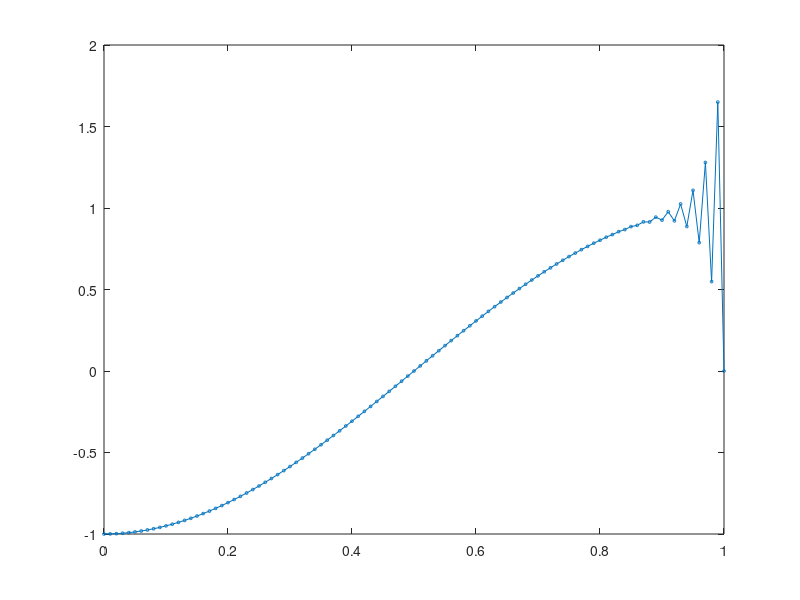

The MATLAB source for this figure:
%Define the problem parameters.
L = 1;
c = 1;
nu = 0.001;

V = 1; %No. of vertices = 1 due to linear interpolation.
E = 100; %No. of elements. 
N = E; %No. of global nodes. Equal to E due to indexing offset (0,1,...,N as opposed to 1,2,...,E).


%%%%%%%Define the Q matrix%%%%%%%%%%.
%We have to do some index gymnastics since v is 0 indexed, but everything else (including Octave itself) is 1 indexed.
V_plus_1 = V+1;
% We need to define the coordinates for every '1' in the Q matrix
% There are (V+1)*E total ones (2 per element)
rows = zeros((V_plus_1)*E, 1);
cols = zeros((V_plus_1)*E, 1);
vals = ones((V_plus_1)*E, 1);

counter = 1;
for e = 1:E
    for v = 0:1
        % Map to Octave 1-based row.
        l = v+2*e-1; % = v+1 + 2(e-1). Shift e to be 0 based, do the calculation, and revert to 1 based.

        % Map to Octave 1-based column
        i_octave = e + v; 
        
        rows(counter) = l;
        cols(counter) = i_octave;
        counter = counter + 1;
    end
end

Q = sparse(rows, cols, vals, 2*E, E+1); % Size: (Rows in local vector) x (Rows in global vector)

%%%%%%%Define the R matrix%%%%%%%%%%.
Inm1 = speye(N-1);
R = [zeros(size(Inm1, 1), 1), Inm1, zeros(size(Inm1, 1), 1)]; %This is for Dirichlet on both sides.

%%%%%%%Define the x values (global nodes) and the Le's. %%%%%%
%Uniform spacing.
xvals = linspace(0, 1, E+1);
Le = xvals(2)-xvals(1);

%%%%%%%Define A^e, B^e, C^e%%%%%%
Ae = zeros(2,2);
Be = zeros(2,2);
Ce = zeros(2,2);

Ae(1,1)=1/Le;
Ae(1,2)=-1/Le;
Ae(2,1)=-1/Le;
Ae(2,2)=1/Le;

Be(1,1)=Le/3;
Be(1,2)=Le/6;
Be(2,1)=Le/6;
Be(2,2)=Le/3;

Ce(1,1)=-1/2;
Ce(1,2)=1/2;
Ce(2,1)=-1/2;
Ce(2,2)=1/2;

%%%%%%%%%Define A_L, B_L, C_L%%%%%%%%%%
AL = kron(eye(E), Ae);
BL = kron(eye(E), Be);
CL = kron(eye(E), Ce);

%%%%%%%%%%Define Abar, Bbar, Cbar.%%%%%%
Abar = Q' * AL * Q;
Bbar = Q' * BL * Q;
Cbar = Q' * CL * Q;

%%%%%%%%%% Construct A, B, C %%%%%%
A = R * Abar * R';
B = R * Bbar * R';
C = R * Cbar * R';


%%%%%%%Implement BDF3/EXT3 from here%%%%%%%%
T = 1.5;
dt = 0.001;
nstep = T/dt;

%Make lists of all the BDFk coefficients. Store as column vectors.
%Careful: bdf(k) corresponds to \beta_{k-1}.
bdf1  = (([ 1.  -1.  0.  0. 0.])/1.)';
bdf2  = (([ 3.  -4.  1.  0. 0.])/2.)';
bdf3  = (([11. -18.  9. -2. 0.])/6.)';

%Make lists of all the EXTk coefficients. Store as column vectors.
ext1  = (([ 1.  0.  0.  0. 0.]))';
ext2  = (([ 2.  -1.  0.  0. 0.]))';
ext3  = (([3. -3. 1. 0. 0.]))';

%Vectors that will be used to store the correct BDFk/EXTk coefficients according 
%to the situation.
bdf = zeros(size(bdf1));
ext = zeros(size(ext1));
x  = xvals(2:end-1)';
u0 = zeros(size(x)); %Since IC = 0.
u=u0;

%Temp arrays to store previous results.
ulm1=zeros(size(u));
ulm2=zeros(size(u));
ulm3=zeros(size(u));

%For the first time step, u0 is the u_{l-1}.
ulm1 = u0;

%Time evolution

for k=1:nstep;  time=k*dt;
ub = zeros(N+1,1);
ub(1,1) = sin(pi * time);

ubd = zeros(N+1,1);
ubd(1,1) = pi*cos(pi * time);

  if(k==1) %BDF1/EXT1
    bdf = bdf1;
    ext = ext1;

    %Left side operator.
    H = B*bdf(1) + nu * A * dt;
    %Right side
    rhsbeta = -B*(bdf(2)*ulm1); %BDF1
    rhsalpha = -dt*C* (ext(1)*(ulm1)); %EXT1
    rhsleftbound = -R * dt* ((nu * Abar + Cbar)*ub + Bbar *ubd); %From Dirichlet BC at x = 0.
    
    %Combine all terms to get RHS.
    rhs = rhsbeta + rhsalpha + rhsleftbound;

    %Solve to get current 'u'.
    u   = H\(rhs);

    %Update past results.
    ulm2=ulm1; 
    ulm1=u;
  
  elseif(k==2) %BDF2/EXT2
    bdf = bdf2;
    ext = ext2;

    %Left side operator.
    H = B*bdf(1) + nu * A * dt;
    %Right side
    rhsbeta = -B*(bdf(2)*ulm1 + bdf(3)*ulm2); %BDF2
    rhsalpha = -dt*C* (ext(1)*(ulm1) + ext(2)*(ulm2)); %EXT2
    rhsleftbound = -R * dt* ((nu * Abar + Cbar)*ub + Bbar *ubd); %From Dirichlet BC at x = 0.
    
    %Combine all terms to get RHS.
    rhs = rhsbeta + rhsalpha + rhsleftbound;

    %Solve to get current 'u'.
    u   = H\(rhs);

    %Update past results.
    ulm3 = ulm2;
    ulm2 = ulm1; 
    ulm1=u;
  
  else %BDF3/EXT3
    bdf = bdf3;
    ext = ext3;
    %Left side operator.
    H = B*bdf(1) + nu * A * dt;
    %Right side
    rhsbeta = -B*(bdf(2)*ulm1 + bdf(3)*ulm2 + bdf(4)*ulm3); %BDF3
    rhsalpha = -dt*C* (ext(1)*(ulm1) + ext(2)*(ulm2) + ext(3)*(ulm3)); %EXT3
    rhsleftbound = -R * dt* ((nu * Abar + Cbar)*ub + Bbar *ubd); %From Dirichlet BC at x = 0.
    
    %Combine all terms to get RHS.
    rhs = rhsbeta + rhsalpha + rhsleftbound;

    %Solve to get current 'u'.
    u   = H\(rhs);

    %Update past results.
    ulm3 = ulm2;
    ulm2 = ulm1; 
    ulm1=u;
    
    end
  end

%%%%%%%%%Plotting the numerical solution%%%%%%%%%%%
u_full = zeros(E+1,1);       % full solution including boundaries
u_full(1) = sin(pi*time);     % left Dirichlet
u_full(2:end-1) = u;          % interior FEM solution
u_full(end) = 0;    
plot(xvals, u_full, '-o','markersize',2)
%xlabel('x'); ylabel('u(x)');
%title('Steady-state FEM solution');
%grid on
pause

%%%%%%%Pointwise error%%%%%%%%
%Define the exact solution
%function y=exact_steadysol(x,nu)
 %   y=x - (exp(-1/nu) - exp((x-1)/nu))/(exp(-1/nu) - 1);
%end

%Evaluate the exact solution over the range of xvals. Note that we exclude the boundary terms x = 0 and 1.
%xvals = xvals'; %Convert xvals to column vector since we originally used linspace.
%exactsol = exact_steadysol(xvals(2:end-1), nu);

%Compute the pointwise error (again, ignoring boundary terms).
%err_pntwise = abs((exactsol - res)./exactsol); 

%Display the maximum pointwise error.
%disp(max(err_pntwise))

%Plot the pointwise error as a function of 'x'.
%plot(xvals(2:end-1),err_pntwise,'-o','markersize',2)
%pause
